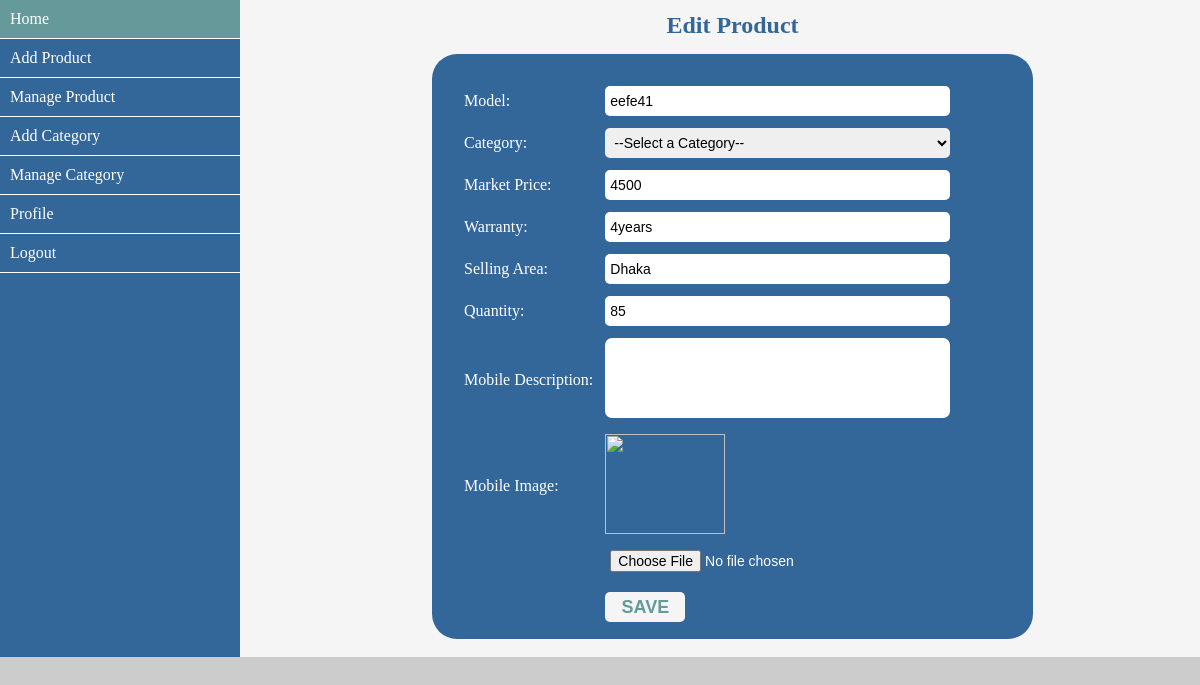
Page /admin/edit_dealer_product.php?e=1 (signed in) on the committed database.
### tables this page shows
CREATE TABLE `md_product` (
  `p_id` int(10) NOT NULL,
  `p_model` varchar(40) NOT NULL,
  `p_cat` varchar(40) NOT NULL,
  `p_price` int(10) NOT NULL,
  `p_warranty` varchar(20) NOT NULL,
  `p_area` varchar(100) NOT NULL,
  `p_quantity` int(10) NOT NULL,
  `p_desc` text NOT NULL,
  `p_image` varchar(100) NOT NULL,
  `user_id` int(10) NOT NULL
);

### admin/database.php (called while the page is built, shortened)
<?php
	$dbHost = "localhost";
	$dbUser = "root";
	$dbPass = "";
	$dbName = "db_md";
	$con = mysqli_connect($dbHost,$dbUser,$dbPass,$dbName);
	function selectData($query) {
		global $con;
		if ($con) {
			$result = mysqli_query($con,$query);
			if ($result) {
				return mysqli_fetch_assoc($result);
			} else {
				return false;
			}
		} else {
			echo "Database connection failed";
		}
	}
	function selectAll($query) {
		global $con;
		if ($con) {
			$result = mysqli_query($con,$query);
			if ($result) {
				return $result;
			} else {
				echo mysqli_error($con);
			}
		} else {
			echo "Database connection failed";
		}
	}
?>

### admin/edit_dealer_product.php (the view, shortened to what this page needs)
<?php include_once('dealer_sidebar.php'); ?>
		<div class="content">
			<div class="form_title cen">
				<h2 style="margin-top: 12px;">Edit Product</h2>
			</div>
			<div class="product_form" style="margin-top: 15px; padding-bottom: 10px;">
				<form action="" method="post">
					<?php
						$id = $_GET['e'];
						$query = "SELECT * FROM md_product WHERE p_id='$id'";
						$result = selectData($query);
					?>
					<table>
						<tr>
							<td>Model:</td>
							<td><input type="text" name="model" value="<?= $result['p_model']; ?>"></td>
						</tr>
						<tr>
							<td>Category:</td>
							<td>
							<?php
								$uid = $_SESSION['id'];;
								$uquery = "SELECT * from md_category WHERE user_id = '$uid'";
								$ures = selectAll($uquery);
							?>
								<select style="width: 345px;" name="cat">
									<option value="0">--Select a Category--</option>
								</select>
							</td>
						</tr>
						<tr>
							<td>Market Price:</td>
							<td><input type="text" name="m_price" value="<?= $result['p_price']; ?>"></td>
						</tr>
						<tr>
							<td>Warranty:</td>
							<td><input type="text" name="warranty" value="<?= $result['p_warranty']; ?>"></td>
						</tr>
						<tr>
							<td>Selling Area:</td>
							<td><input type="text" name="area" value="<?= $result['p_area']; ?>"></td>
						</tr>
						<tr>
							<td>Quantity:</td>
							<td><input type="text" name="quan" value="<?= $result['p_quantity']; ?>"></td>
						</tr>
						<tr>
							<td>Mobile Description:</td>
							<td><textarea name="desc" style="resize: none;"><?= $result['p_desc']; ?></textarea></td>
						</tr>
						<tr>
							<td>Mobile Image:</td>
							<td><img src="<?= $result['p_image']; ?>" style="width: 120px; height: 100px;"></td>
						</tr>
						<tr>
							<td></td>
							<td><input type="file" name="photo" title="Change"></td>
						</tr>
						<tr>
							<td></td>
							<td class="btn"><input type="submit" value="SAVE" onclick="submitForm(this)"></td>
						</tr>
					</table>
				</form>
			</div>
		</div>
	</div>
</body>
</html>

### admin/assets/css/style.css (style rules this page uses)
* { margin: 0px; padding: 0px; outline: 0; }
body { font-family: verdana; background-color: #ccc; }
.container .content { width: 80%; float: left; background-color: whitesmoke; height: 657px; }
.content .form_title { width: 60%; float: left; }
.form_title h2 { margin-top: 50px; padding-left: 25px; color: #336699; }
.content .product_form { width: 60%; margin-left: 20%; float: left; background-color: #336699; margin-top: 25px; padding-top: 25px; padding-bottom: 25px; padding-left: 25px; color: white; border-radius:25px; }
.product_form td { padding: 5px; }
.product_form input,select { width: 340px; height: 30px; font-size: 14px; border-radius: 5px; border: none; padding-left: 5px; }
.product_form textarea { width: 340px; height: 80px; font-size: 14px; border-radius: 7px; border: none; padding-left: 5px; }
.btn input { width: 80px; font-size: 18px; background-color: whitesmoke; color: #669999; cursor: pointer; padding: 2px; font-weight: bold; }
.content .cen { width: 100%; float: left; }
.cen h2 { text-align: center; }

### rows in the picture
md_product: model "eefe41", m_price "4500", warranty "4years", area "Dhaka", quan "85"
